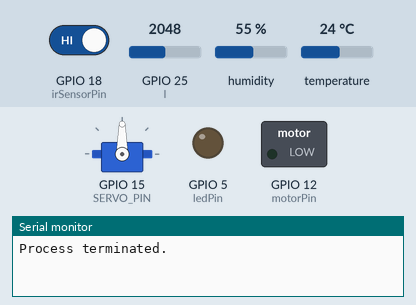
Recording of a sketch running on a simulated ESP32. On the bench: servo, switched loads named in the sketch (green lamp = pin HIGH), output pins drawn as LEDs (lit = HIGH), the last lines printed to the serial monitor. The test bench sets the inputs (shaded band); at power-on: GPIO 18 (irSensorPin) HIGH, temperature 24 °C, GPIO 25 (l) = 2048, humidity 55 %.

Above: at 2.7 s.
2.8 s: GPIO 18 (irSensorPin) driven LOW
At 5.7 s:
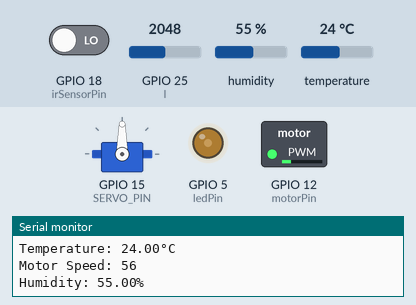
6.0 s: temperature set to 12 °C
At 7.6 s:
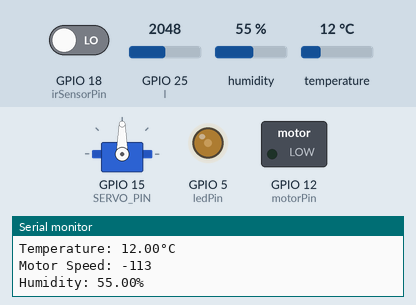
8.7 s: GPIO 25 (l) set to 2866
At 11.0 s:
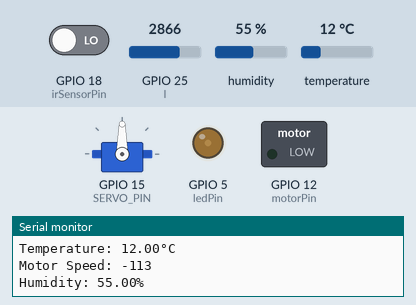
12.0 s: temperature set to 28 °C
At 12.8 s:
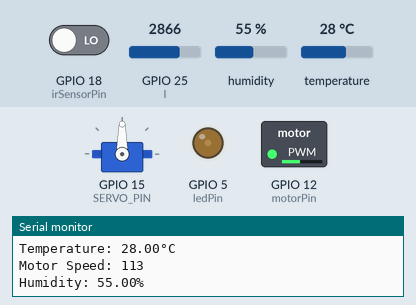
14.7 s: GPIO 25 (l) set to 2047
At 17.5 s:
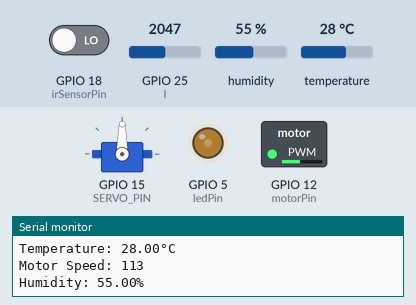
18.0 s: GPIO 18 (irSensorPin) driven HIGH
At 19.0 s:
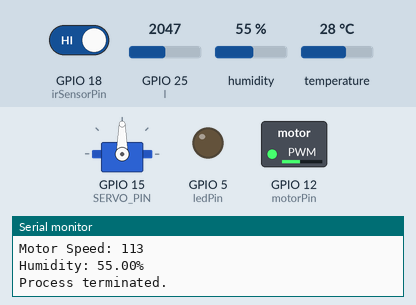
Timing chart, 0 to 21.0 s (numbered marks = the images above; inputs shaded):
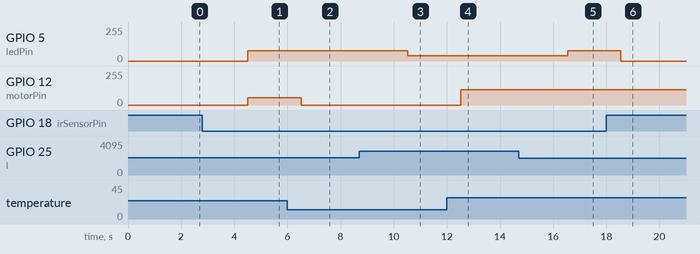

Measured:
- after the input at 2.8 s, GPIO 5 (ledPin): 0/255 → 78/255 after 1.7 s; GPIO 12 (motorPin): 0/255 → 56/255 after 1.7 s
- after the input at 6.0 s, GPIO 12 (motorPin): 56/255 → 0/255 after 0.51 s
- after the input at 8.7 s, GPIO 5 (ledPin): 78/255 → 40/255 after 1.8 s
- after the input at 12.0 s, GPIO 12 (motorPin): 0/255 → 113/255 after 0.53 s
- after the input at 14.7 s, GPIO 5 (ledPin): 40/255 → 78/255 after 1.8 s
- after the input at 18.0 s, GPIO 5 (ledPin): 78/255 → 0/255 after 0.55 s

The sketch:

three_code_upload_hackathon.ino
```cpp
#include "UbidotsEsp32Mqtt.h"
#include <ESP32Servo.h>
#include <Adafruit_Sensor.h>
#include <DHT.h>
#include <DHT_U.h>

#define SERVO_PIN 15
#define DHTPIN 4    // Digital pin connected to the DHT sensor
#define DHTTYPE  DHT11     // DHT 11
DHT_Unified dht(DHTPIN, DHTTYPE);
const int l = 25;
const int motorPin = 12         ;
const char *UBIDOTS_TOKEN = "BBUS-3zPhXSmPS8b7z0brAphfq1Dw1Zttz0";  // Put here your Ubidots TOKEN
const char *WIFI_SSID = "vivo 1814";      // Put here your Wi-Fi SSID
const char *WIFI_PASS = "12345678";      // Put here your Wi-Fi password  // Put here your Device label to which data  will be published
 // LDR connected to ADC1_CHANNEL_6 (GPIO 32)
const int ledPin = 5;  // LED connected to GPIO 2
const int irSensorPin = 18; // IR sensor connected to GPIO 5
int bright;


Ubidots ubidots(UBIDOTS_TOKEN);
Servo servo;

void callback(char* topic, byte* payload, unsigned int length) {
  Serial.print("Message arrived [");
  Serial.print(topic);
  Serial.print("] ");
  for (int i = 0; i < length; i++) {
    Serial.print((char)payload[i]);
  }
  Serial.println();

  int inputValue = atoi((char*)payload);

  int angle = map(inputValue, 0, 4, 0,120);

  servo.write(angle);

  Serial.print("Servo angle set to: ");
  Serial.println(angle);
}

void setup() {
  Serial.begin(115200);
  ubidots.connectToWifi(WIFI_SSID, WIFI_PASS);
  ubidots.setCallback(callback);
  ubidots.setup();
  ubidots.reconnect();
  pinMode(ledPin, OUTPUT);
  pinMode(l,INPUT);
  pinMode(irSensorPin, INPUT);
  pinMode(motorPin, OUTPUT);
  servo.attach(SERVO_PIN);
  ubidots.subscribeLastValue("curtain", "sliderr");
  // No need to initialize ADC for default channel (ADC1_CHANNEL_6 on GPIO 32)
}

void loop() {
  int ldr = analogRead(l);
  delay(1000);
  if (!ubidots.connected())
  {
    ubidots.reconnect();
    ubidots.subscribeLastValue("curtain", "sliderr");
  }

  // Check if the IR sensor output is low to start the process
  if (digitalRead(irSensorPin) == LOW) {
    // Read analog value from LDR

    // Map the analog value from the LDR (0-4095) to LED brightness (0-255)
    int brightness = map(ldr, 500,3700, 150,0);

    analogWrite(ledPin, brightness);

    // Print LDR value and LED brightness to Serial Monitor
    Serial.print("LDR Value: ");
    Serial.print(ldr);
    Serial.print(" | LED Brightness: ");
    Serial.println(brightness);
    ubidots.add("light sensitivity",bright); // Insert your variable Labels and the value to be sent
    ubidots.publish("ldr");
    ubidots.loop();
    int ACValuee;
  int motorspeedu;// Declare ACValuee here
  float tempu;
  // Read temperature and humidity
  sensors_event_t event;


  dht.temperature().getEvent(&event);
  if (!isnan(event.temperature)) {

    int ACValue = map(event.temperature, 22, 30, 23, 18);
    ACValuee = ACValue;

    int motorSpeed = map(event.temperature, 20, 38, 0, 255);
    analogWrite(motorPin, motorSpeed);
    float analog_voltage = (motorSpeed / 255.0) * 3.3;

    Serial.print("Analog Voltage: ");
    Serial.print(analog_voltage);
    Serial.println("V");

    Serial.print("Temperature: ");
    Serial.print(event.temperature);
    tempu = event.temperature;
    Serial.println("°C");

    Serial.print("Motor Speed: ");
    motorspeedu=motorSpeed;
    Serial.println(motorSpeed);

  } else {
    Serial.println("Error reading temperature!");
  }
  int hum;
  dht.humidity().getEvent(&event);
  if (!isnan(event.relative_humidity)) {
    Serial.print("Humidity: ");
    Serial.print(event.relative_humidity);
    hum = event.relative_humidity;
    Serial.println("%");
    ubidots.loop();
  } else {
    Serial.println("Error reading humidity!");
  }
  ubidots.add("ac temperature", ACValuee);
  ubidots.publish("dht22");
  ubidots.add("humidity", hum);
  ubidots.publish("dht22");
  ubidots.add("temperature", tempu);
  ubidots.publish("dht22");
  ubidots.add("fan speed", motorspeedu);
  ubidots.publish("dht22");

  ubidots.loop();
  } else {
    // If the IR sensor output is high, print "Process terminated"
    Serial.println("Process terminated.");
    digitalWrite(ledPin,LOW);
  }
  ubidots.loop();

  delay(1000); // Adjust delay as needed
}
```
